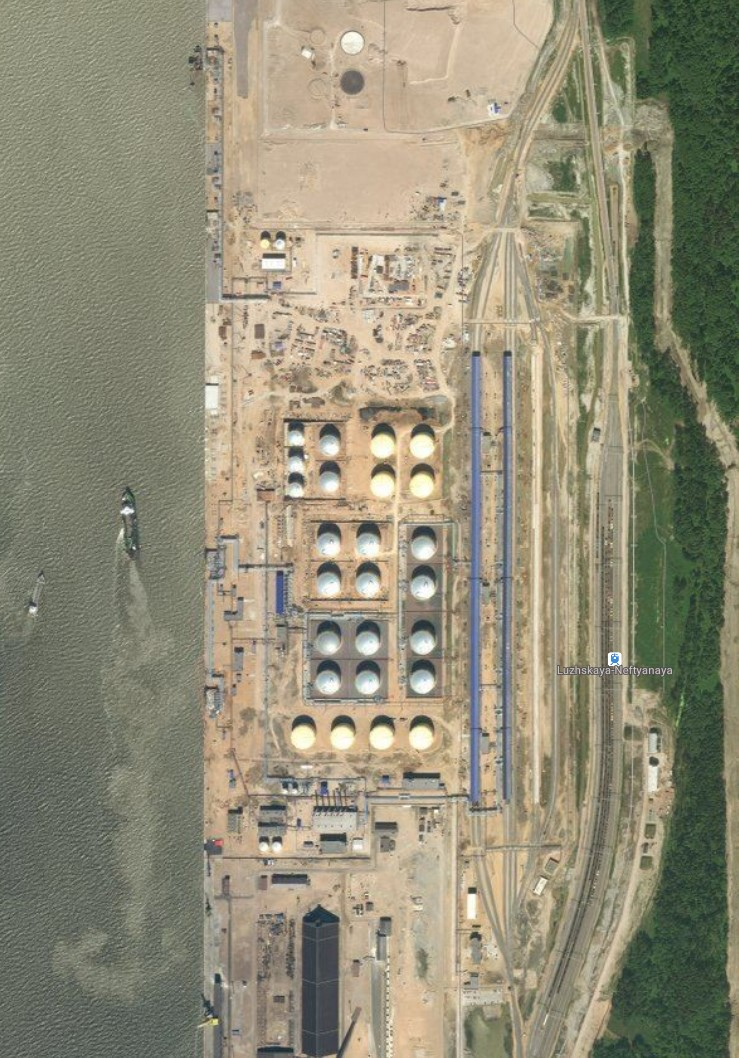
#> input picture lab_5/images/high_res.jpg, 739 x 1058 px
$ python task.py
#> lines starting #> are read from the running program, lines starting #| are printed output that depends on the picture; after the words box and inside, x2 and y2 are one past the last pixel; in counts of white or black regions, pixels touching at a corner belong together
import cv2
import numpy as np


def load_images(high_path, low_path):
    high_res = cv2.imread(high_path)
    low_res = cv2.imread(low_path)

    if high_res is None or low_res is None:
        raise ValueError("Images not found")

    return high_res, low_res


def preprocess(img):
    blurred = cv2.GaussianBlur(img, (5, 5), 0)

    lab = cv2.cvtColor(blurred, cv2.COLOR_BGR2LAB)
    l, a, b = cv2.split(lab)

    clahe = cv2.createCLAHE(
        clipLimit=3.0,
        tileGridSize=(8, 8)
    )

    l2 = clahe.apply(l)

    merged = cv2.merge((l2, a, b))
    enhanced = cv2.cvtColor(
        merged,
        cv2.COLOR_LAB2BGR
    )

    return enhanced


def kmeans_segmentation(img, k=4):
    Z = img.reshape((-1, 3))
    Z = np.float32(Z)

    criteria = (
        cv2.TERM_CRITERIA_EPS +
        cv2.TERM_CRITERIA_MAX_ITER,
        10,
        1.0
    )

    _, label, center = cv2.kmeans(
        Z,
        k,
        None,
        criteria,
        10,
        cv2.KMEANS_RANDOM_CENTERS
    )

    center = np.uint8(center)

    result = center[label.flatten()]
    result = result.reshape(img.shape)

    labels = label.reshape(img.shape[:2])

    return result, labels


def extract_target_cluster(img, labels):
    cluster_means = []

    for i in range(np.max(labels) + 1):
        mask = labels == i
        mean = np.mean(img[mask])
        cluster_means.append(mean)

    target_cluster = np.argmax(cluster_means)

    mask = (
        (labels == target_cluster)
        .astype(np.uint8) * 255
    )

    return mask


def get_contours(mask):
    kernel = np.ones((5, 5), np.uint8)

    cleaned = cv2.morphologyEx(
        mask,
        cv2.MORPH_CLOSE,
        kernel
    )

    contours, _ = cv2.findContours(
        cleaned,
        cv2.RETR_EXTERNAL,
        cv2.CHAIN_APPROX_SIMPLE
    )

    return contours, cleaned


def filter_circles(contours):
    circles = []

    for contour in contours:
        area = cv2.contourArea(contour)

        if area < 100:
            continue

        perimeter = cv2.arcLength(contour, True)

        if perimeter == 0:
            continue

        circularity = (
            4 * np.pi *
            (area / (perimeter ** 2))
        )

        if 0.7 < circularity <= 1.2:
            circles.append(contour)

    return circles


def draw_circles(img, contours):
    result = img.copy()

    cv2.drawContours(
        result,
        contours,
        -1,
        (0, 255, 0),
        1
    )

    return result


def process_image(img):
    preprocessed = preprocess(img)

    kmeans_result, labels = kmeans_segmentation(
        preprocessed
    )

    mask = extract_target_cluster(
        kmeans_result,
        labels
    )

    contours, cleaned = get_contours(mask)

    circles = filter_circles(contours)

    result = draw_circles(img, circles)

    return {
        "preprocessed": preprocessed,
        "kmeans": kmeans_result,
        "labels": labels,
        "mask": mask,
        "cleaned": cleaned,
        "contours": contours,
        "circles": circles,
        "result": result
    }


def show_results(high_result, low_result):
    cv2.imshow("High-res", high_result)
    cv2.imshow("Low-res", low_result)

    cv2.waitKey(0)
    cv2.destroyAllWindows()


def main():
    high_res, low_res = load_images(
        'images/high_res.jpg',
        'images/low_res.jpg'
    )
#> in load_images, high_res is the input picture: shape (1058, 739, 3); mean B, G, R 119.6, 141.3, 145.7
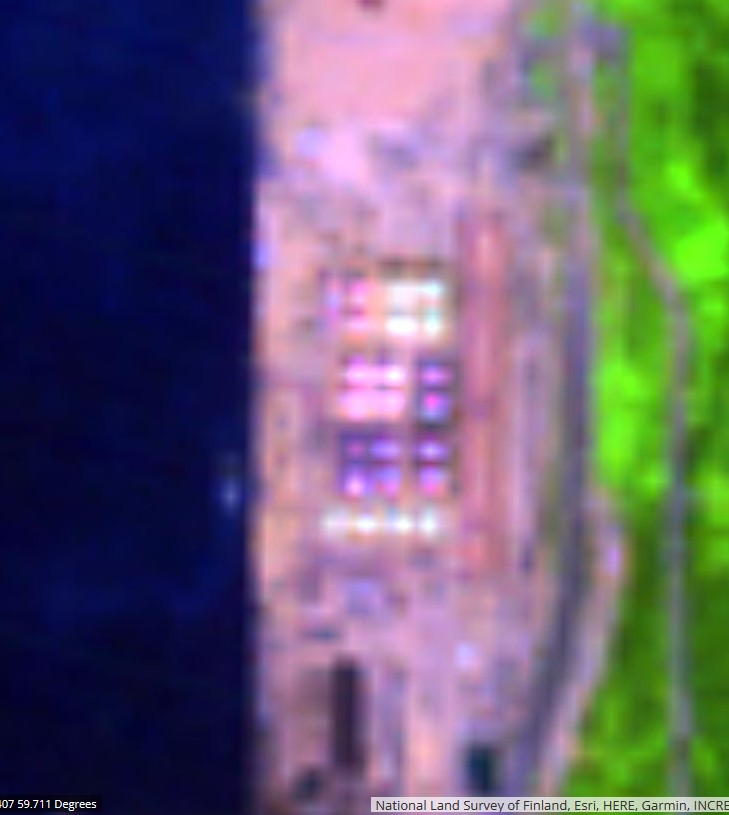
#> input picture lab_5/images/low_res.jpg, 729 x 815 px
#> in load_images, low_res is the input picture: shape (815, 729, 3); mean B, G, R 111.3, 95.3, 101.4

    high_data = process_image(high_res)
#> in preprocess, `lab = cv2.cvtColor(blurred, cv2.COLOR_BGR2LAB)`: lab: shape (1058, 739, 3); mean of channels 0, 1, 2 148.7, 125.7, 140.2
#> in preprocess, `merged = cv2.merge((l2, a, b))`: merged: shape (1058, 739, 3); mean of channels 0, 1, 2 133.7, 125.7, 140.2
#> in kmeans_segmentation, `_, label, center = cv2.kmeans( Z, k, None, criteria, 10, cv2.KMEANS_RA..`: center = [[40.26, 56.2, 49.26], [85.74, 104.8, 104.7], [126.9, 150.6, 159.1], [177.8, 205.9, 221.3]]
#> in kmeans_segmentation, `center = np.uint8(center)`: center = [[40, 56, 49], [85, 104, 104], [126, 150, 159], [177, 205, 221]]
#> in kmeans_segmentation, `labels = label.reshape(img.shape[:2])`: labels: shape (1058, 739) int32; 4 distinct labels, from 0 to 3
#> the loop in extract_target_cluster, `for i in range(np.max(labels) + 1):` made 4 passes
#> mean on passes 1 to 4: 48.33, 97.67, 145, 201
#> pass 1, in extract_target_cluster, `mask = labels == i`:
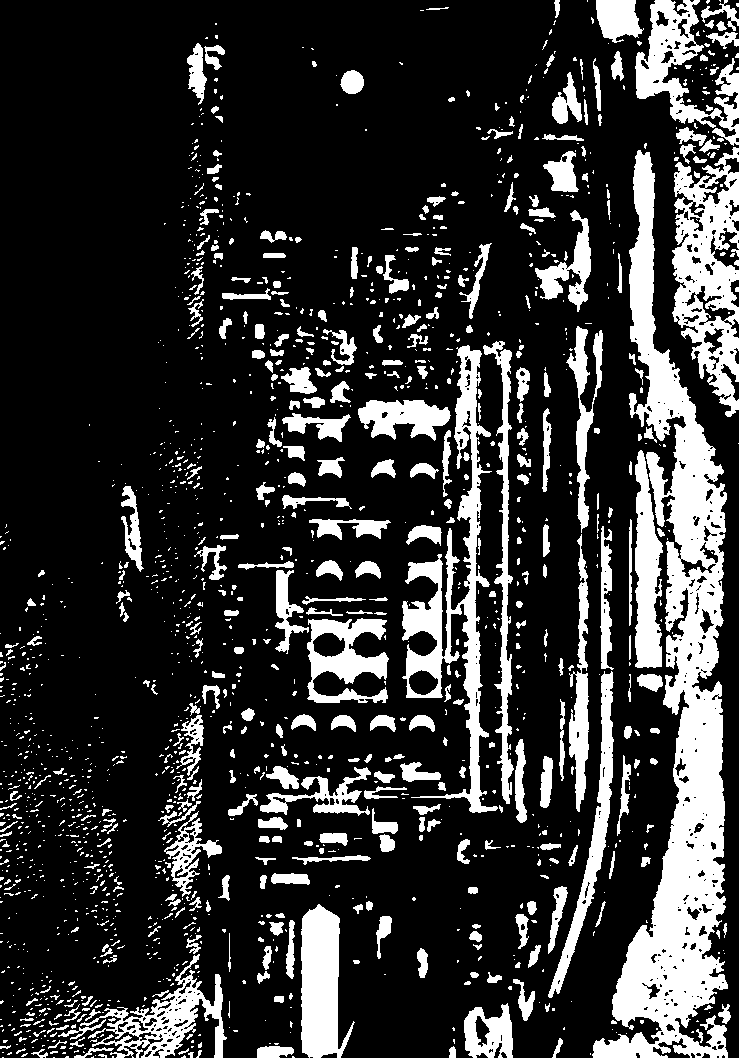
#> mask: shape (1058, 739) bool; 20.3% white; 1697 white regions (1274 under 20 px), largest, box (x1, y1, x2, y2) and area: (592, 150, 728, 1058) 41804, (402, 345, 498, 813) 10407, (672, 147, 739, 417) 9718
#> after the loop in extract_target_cluster, `for i in range(np.max(labels) + 1):`: cluster_means = [48.33, 97.67, 145, 201]
#> in extract_target_cluster, `target_cluster = np.argmax(cluster_means)`: target_cluster = 3
#> in extract_target_cluster, `mask = ( (labels == target_cluster) .astype(np.uint8) * 255 )`: mask: shape (1058, 739); 19.7% white; 877 white regions (602 under 20 px), largest, box (x1, y1, x2, y2) and area: (222, 230, 462, 563) 18065, (386, 0, 553, 131) 10524, (346, 804, 513, 1058) 10464
#> in get_contours, `cleaned = cv2.morphologyEx( mask, cv2.MORPH_CLOSE, kernel )`: cleaned: shape (1058, 739); 22.2% white; 381 white regions (248 under 20 px)
#> in get_contours, `contours, _ = cv2.findContours( cleaned, cv2.RETR_EXTERNAL, cv2.CHAIN_..`: contours = 369 contours, 257 with area under 20; largest, box (x1, y1, x2, y2) and area: (205, 0, 553, 670) 73772, (346, 799, 518, 1058) 14188, (203, 692, 371, 1058) 13205, (532, 0, 662, 669) 11076, (308, 420, 441, 612) 9910
#> the loop in filter_circles, `for contour in contours:` made 369 passes
#> (area, perimeter, circularity) on passes 5, 9, 11: (139.5, 54.24, 0.596), (286, 82.63, 0.526), (276.5, 116, 0.258)
#> after the loop in filter_circles, `for contour in contours:`: circles = 9 contours; largest, box (x1, y1, x2, y2) and area: (411, 579, 436, 600) 368, (356, 636, 380, 656) 322, (356, 676, 380, 695) 317, (316, 676, 341, 695) 309, (411, 675, 435, 694) 308
#> in draw_circles, `cv2.drawContours( result, contours, -1, (0, 255, 0), 1 )`: result: shape (1058, 739, 3); 0.07% of pixels changed, all inside (x1, y1, x2, y2) = (316, 441, 436, 695)
#> high_data = 8 items
    low_data = process_image(low_res)
#> in preprocess (call 2), `lab = cv2.cvtColor(blurred, cv2.COLOR_BGR2LAB)`: lab: shape (815, 729, 3); mean of channels 0, 1, 2 105.7, 138, 118.6
#> in preprocess (call 2), `merged = cv2.merge((l2, a, b))`: merged: shape (815, 729, 3); mean of channels 0, 1, 2 101.4, 138, 118.6
#> in preprocess (call 2), `enhanced = cv2.cvtColor( merged, cv2.COLOR_LAB2BGR )`:
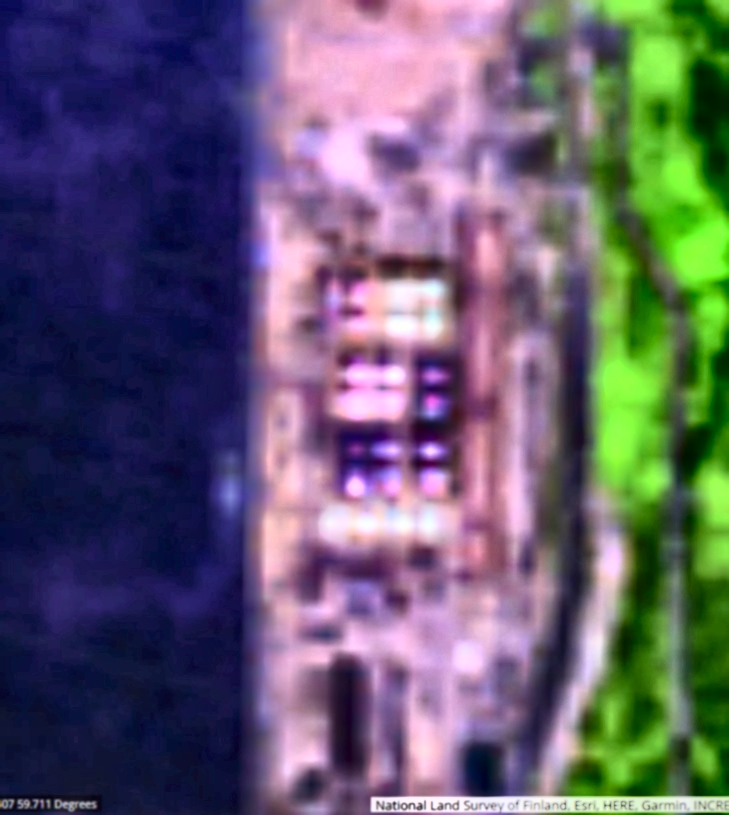
#> enhanced: shape (815, 729, 3); mean B, G, R 108.4, 91.5, 97.7
#> call 2 of kmeans_segmentation, with k = 4
#> in kmeans_segmentation (call 2), `_, label, center = cv2.kmeans( Z, k, None, criteria, 10, cv2.KMEANS_RA..`: center = [[67.24, 31.27, 26.84], [206.2, 170.7, 218.9], [134.4, 102.1, 133.2], [43.24, 176.4, 95.73]]
#> in kmeans_segmentation (call 2), `center = np.uint8(center)`: center = [[67, 31, 26], [206, 170, 218], [134, 102, 133], [43, 176, 95]]
#> in kmeans_segmentation (call 2), `labels = label.reshape(img.shape[:2])`:
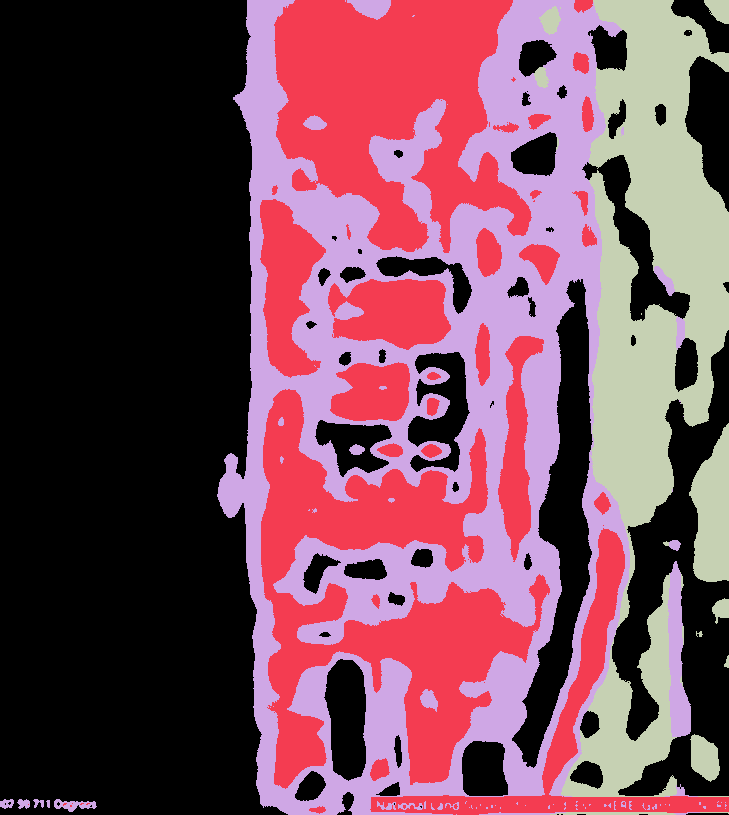
#> labels: shape (815, 729) int32; 4 distinct labels, from 0 to 3; one colour per label, 0 black
#> the loop in extract_target_cluster (call 2), `for i in range(np.max(labels) + 1):` made 4 passes
#> mean on passes 1 to 4: 41.33, 198, 123, 104.7
#> pass 1, in extract_target_cluster (call 2), `mask = labels == i`:
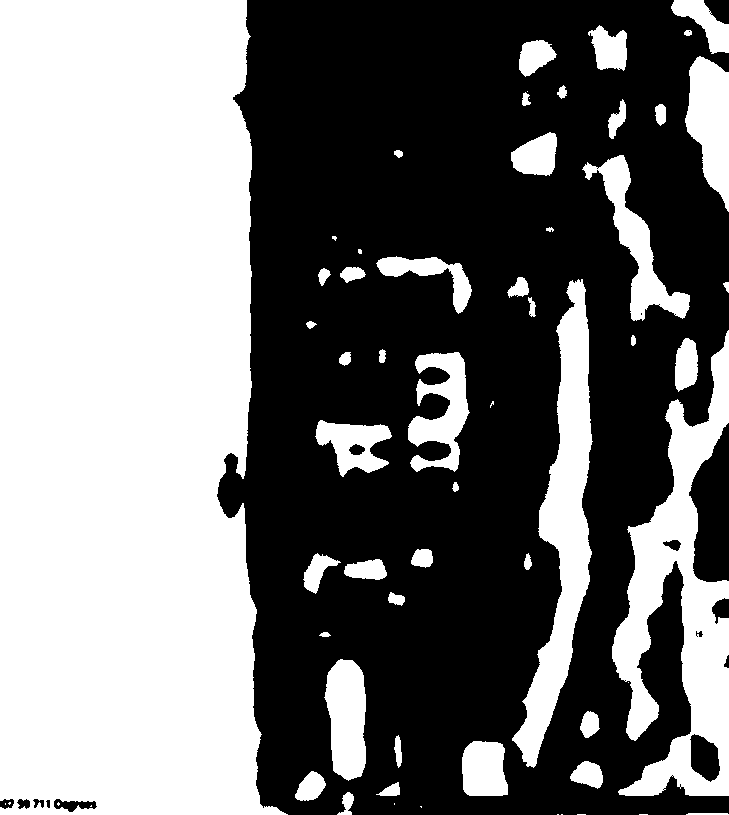
#> mask: shape (815, 729) bool; 46.3% white; 61 white regions (16 under 20 px), largest, box (x1, y1, x2, y2) and area: (0, 0, 288, 815) 202320, (612, 330, 729, 796) 22700, (512, 279, 593, 768) 14468
#> after the loop in extract_target_cluster (call 2), `for i in range(np.max(labels) + 1):`: cluster_means = [41.33, 198, 123, 104.7]
#> in extract_target_cluster (call 2), `target_cluster = np.argmax(cluster_means)`: target_cluster = 1
#> in extract_target_cluster (call 2), `mask = ( (labels == target_cluster) .astype(np.uint8) * 255 )`: mask: shape (815, 729); 20.7% white; 44 white regions (16 under 20 px), largest, box (x1, y1, x2, y2) and area: (261, 389, 550, 789) 44406, (274, 0, 532, 253) 40119, (370, 528, 729, 815) 11084
#> in get_contours (call 2), `cleaned = cv2.morphologyEx( mask, cv2.MORPH_CLOSE, kernel )`:
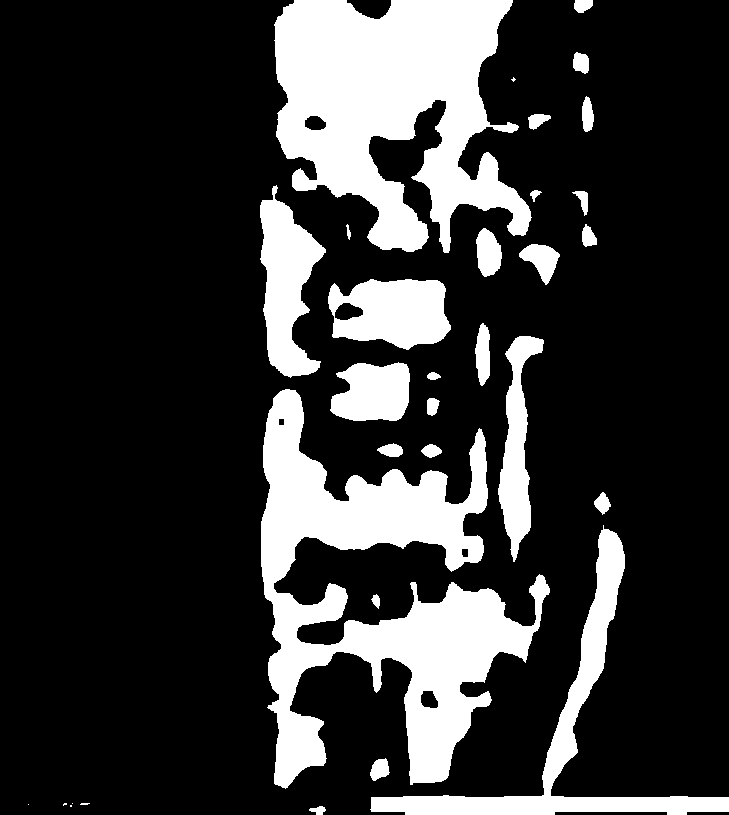
#> cleaned: shape (815, 729); 21% white; 32 white regions (6 under 20 px)
#> in get_contours (call 2), `contours, _ = cv2.findContours( cleaned, cv2.RETR_EXTERNAL, cv2.CHAIN_..`: contours = 32 contours, 6 with area under 20; largest, box (x1, y1, x2, y2) and area: (261, 389, 550, 789) 43820, (274, 0, 532, 253) 39897, (370, 525, 729, 815) 11214, (260, 185, 326, 378) 6785, (328, 279, 451, 350) 6622
#> the loop in filter_circles (call 2), `for contour in contours:` made 32 passes
#> (area, perimeter, circularity) on passes 7, 9, 10, 11, 12, 13, 14, 16, 17, 18, 19, 20: (282, 69.11, 0.742), (11213.5, 1368.3, 0.0753), (203.5, 60.18, 0.706), (171.5, 52.53, 0.781), (223, 64.28, 0.678), (155.5, 50.38, 0.77), (43820, 2908.5, 0.0651), (3658.5, 274.8, 0.609), (4366, 532.4, 0.194), (644, 138.8, 0.42), (6622, 374.6, 0.593), (833.5, 130.1, 0.619)
#> area on passes 1, 8, 15, 23, 25: 75.5, 66, 64.5, 27, 53
#> after the loop in filter_circles (call 2), `for contour in contours:`: circles = 7 contours; box (x1, y1, x2, y2) and area: (476, 228, 502, 277) 878, (370, 758, 390, 781) 282, (573, 52, 589, 74) 248, (594, 492, 611, 515) 204, (574, 0, 593, 13) 172, (421, 444, 442, 458) 172, (427, 398, 440, 416) 156
#> in draw_circles (call 2), `cv2.drawContours( result, contours, -1, (0, 255, 0), 1 )`:
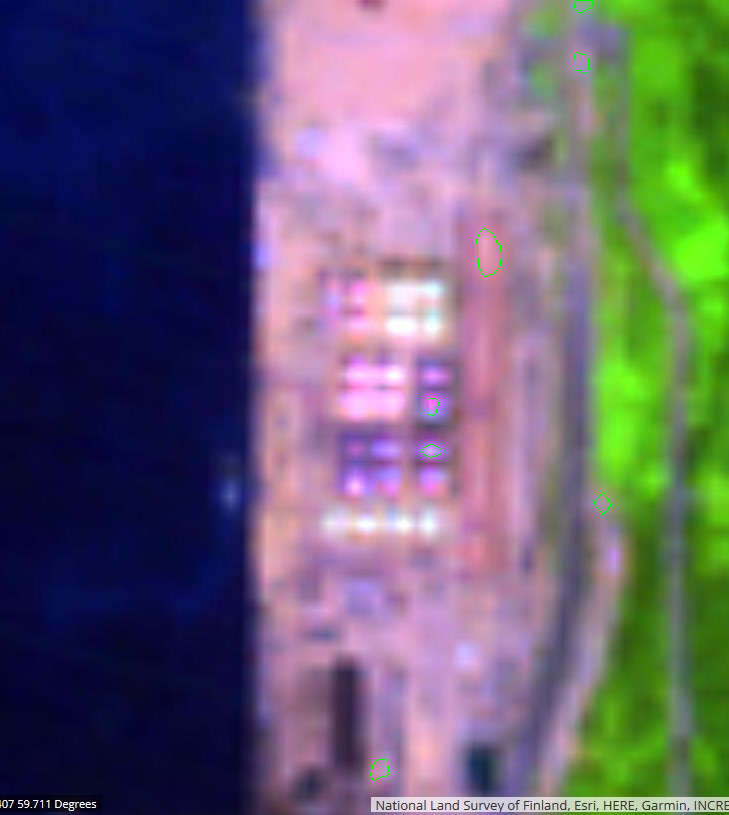
#> result: shape (815, 729, 3); 0.07% of pixels changed, all inside (x1, y1, x2, y2) = (370, 0, 611, 781)
#> low_data = 8 items

    print(
        "High-res objects found:",
        len(high_data["circles"])
    )
#| High-res objects found: 9

    print(
        "Low-res objects found:",
        len(low_data["circles"])
    )
#| Low-res objects found: 7

    show_results(
        high_data["result"],
        low_data["result"]
    )


if __name__ == "__main__":
    main()
